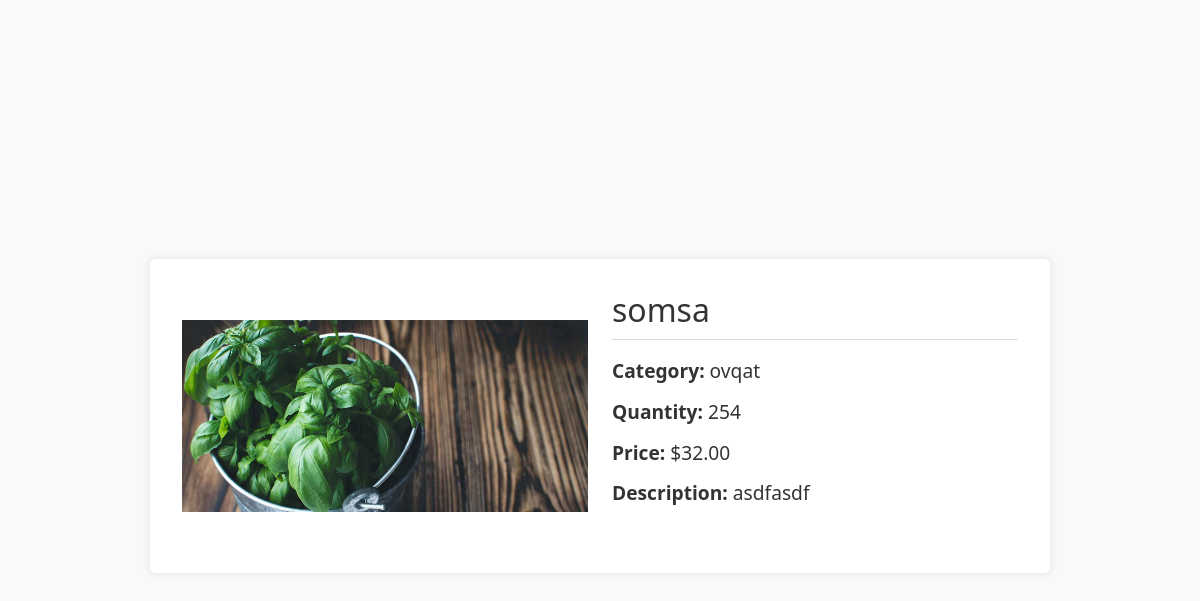
The page /main/back-office/product/detail/2/ on the database as committed earlier.
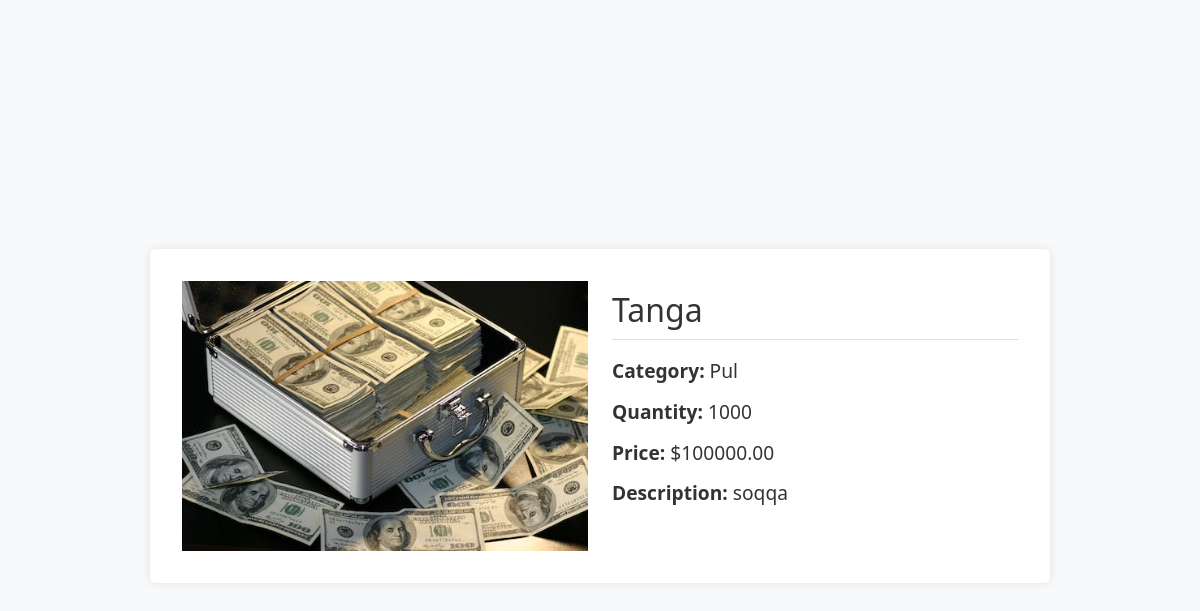
The same page on the database as committed later.
### Goods/models.py (models this page shows, shortened)
class ProductImg(models.Model):
    product = models.ForeignKey(Product, on_delete=models.CASCADE, related_name='images')
    img = models.ImageField(upload_to='product-img')

class Product(models.Model):
    name = models.CharField(max_length=255)
    quantity = models.PositiveIntegerField(default=1)
    price = models.DecimalField(max_digits=8, decimal_places=2)
    category = models.ForeignKey(Category, on_delete=models.CASCADE, related_name='products')
    description = models.TextField()
    def __str__(self):
        return self.name

class Category(models.Model):
    name = models.CharField(max_length=255)
    title = models.TextField()
    img = models.ImageField(upload_to='category_img')

### Goods/back-office/product/views.py (the view)
# urls.py: path('detail/<int:id>/', views.detailProduct, name='detailProduct'),
def detailProduct(request, id):
    queryset = models.Product.objects.get(id=id)
    print('queryset',queryset )
    print('id', id)
    querysetImg = models.ProductImg.objects.filter(product_id = id)
    context = {}
    context['queryset'] = queryset
    context['querysetImg'] = querysetImg
    context['images'] = models.ProductImg.objects.filter(product=queryset)
    return render(request, 'back-office/product/detail.html',context)

### templates/back-office/product/detail.html (shortened to what this page needs)
<!DOCTYPE html>
{% load static %}
<html lang="en">
<head>
    <link href="https://cdn.jsdelivr.net/npm/bootstrap@5.3.3/dist/css/bootstrap.min.css" rel="stylesheet">
    <link rel="stylesheet" href="{% static 'assets/css/product-detail.css' %}">
</head>
<body>
    <div class="container">
        <div class="row">
            <div class="col-md-6">
                <div class="image-wrapper">
                    {% for image in querysetImg %}
                    <img src="{{ image.img.url }}" alt="Product Image">
                    {% endfor %}
                </div>
            </div>
            <div class="col-md-6">
                <div class="details">
                    <h2>{{ queryset.name }}</h2>
                    <p><strong>Category:</strong> {{ queryset.category.name }}</p>
                    <p><strong>Quantity:</strong> {{ queryset.quantity }}</p>
                    <p><strong>Price:</strong> ${{ queryset.price }}</p>
                    <p><strong>Description:</strong> {{ queryset.description }}</p>
                </div>
            </div>
        </div>
    </div>
</body>
</html>

Rows that differ between the two databases and show on the page:
changed ProductImg: img: a different picture
changed Product: name "somsa" → "Tanga"; category.name "ovqat" → "Pul"; quantity "254" → "1000"; price "32.00" → "100000.00"; description "asdfasdf" → "soqqa"
